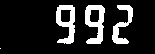
#> input picture examples/led_12.2.jpg, 155 x 54 px
$ python -i extract_data.py   (imports and definitions only)   (older library calls are emulated)
#> lines starting #> are read from the running program, lines starting #| are printed output that depends on the picture; after the words box and inside, x2 and y2 are one past the last pixel; in counts of white or black regions, pixels touching at a corner belong together
#> further down, picture is the input picture: shape (54, 155, 3); min 0, max 255, mean 36.9
import os
import numpy as np
import xlsxwriter

from scipy.spatial import distance as dist
from imutils import perspective
import imutils
import cv2


# File Parameters
###################
pixelsPerMetric = 1
mov_file = '3.MOV'
start_second = 4
end_second = 10
frame_rate = 0.05  # in seconds, can use decimals too


# Constants
##################
# Values of HSV range for the balloon
min_sat = 0
min_val = 120
# Range of lower range
lower_red1 = np.array([0, min_sat, min_val])
upper_red1 = np.array([10, 255, 255])
# Range of upper range
lower_red2 = np.array([170, min_sat, min_val])
upper_red2 = np.array([180, 255, 255])

# Values of HSV range for LED screen
lower_led = np.array([22, 15, 30])
upper_led = np.array([35, 75, 100])

# Dictionary of digit segments to identify digits on the LED screen
DIGITS_LOOKUP = {
    (1, 1, 1, 0, 1, 1, 1): 0,
    (0, 0, 1, 0, 0, 1, 0): 1,
    (1, 0, 1, 1, 1, 1, 0): 2,
    (1, 0, 1, 1, 0, 1, 1): 3,
    (0, 1, 1, 1, 0, 1, 0): 4,
    (1, 1, 0, 1, 0, 1, 1): 5,
    (1, 1, 0, 1, 1, 1, 1): 6,
    (1, 1, 1, 0, 0, 1, 0): 7,
    (1, 1, 1, 1, 1, 1, 1): 8,
    (1, 1, 1, 1, 0, 1, 1): 9
}


# Helper functions
###################
measurements = np.zeros((int((end_second - start_second) / frame_rate) + 1, 4))


# [22 lines left out: functions led_threshold, midpoint, not called in this run]


# Main functions
#################
def extract_balloon_size(image):
    """
    Extract balloon height and width from the image.
    """
    global pixelsPerMetric

    gray = cv2.cvtColor(image, cv2.COLOR_BGR2GRAY)
    hsv_img = cv2.cvtColor(image, cv2.COLOR_BGR2HSV)
#> hsv_img: shape (54, 155, 3); mean H, S, V 0, 0, 36.9

    # generate mask to detect red colors in the shades of the balloon
    mask1 = cv2.inRange(hsv_img, lower_red1, upper_red1)
#> mask1: shape (54, 155); 14.4% white; 4 white regions (1 under 20 px), largest, box (x1, y1, x2, y2) and area: (85, 5, 105, 44) 447, (56, 5, 75, 44) 422, (112, 5, 133, 44) 339
    mask2 = cv2.inRange(hsv_img, lower_red2, upper_red2)
#> mask2: shape (54, 155); every value is 0
    mask = mask1 + mask2
    threshold = gray.copy()
    threshold[mask == 0] = ([255])

    # perform edge detection to find the contour of the balloon
    threshold = cv2.GaussianBlur(threshold, (5, 5), 0)
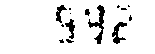
#> threshold: shape (54, 155); values 254 (black) and 255 (white), 92.3% white; 14 black regions (9 under 20 px), largest, box (x1, y1, x2, y2) and area: (88, 5, 105, 44) 217, (112, 22, 127, 44) 142, (65, 19, 75, 39) 94, (56, 5, 67, 23) 86, (85, 9, 90, 16) 26
    edged = cv2.Canny(threshold, 50, 100)
    edged = cv2.dilate(edged, None, iterations=2)
    edged = cv2.erode(edged, None, iterations=2)
    __, contours, hierarchy = cv2.findContours(edged.copy(), cv2.RETR_TREE, cv2.CHAIN_APPROX_SIMPLE)
#> contours = []
    # The balloon will be the biggest one
    cnts = sorted(contours, key=cv2.contourArea, reverse=True)[:1]
#> cnts = []

    # compute the rotated bounding box of the contour
#> (the run stopped early here; a loop or call above may not have finished)
